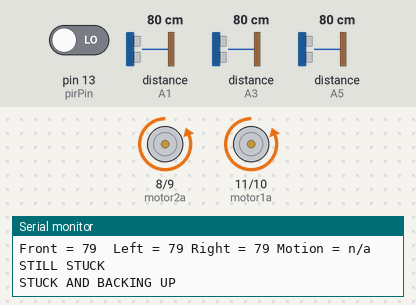
A sketch run on a simulated Arduino Uno, built with avr-gcc and run on an emulated ATmega328P. Shown: motor-driver pin pairs drawn as motors (green arrow = first pin HIGH = forward, orange = second pin HIGH = backward, longer = more drive), the last lines printed to the serial monitor. Wiring (inferred from the names in the program): 3 × ultrasonic range finder: trigger A0, echo A1 / trigger A2, echo A3 / trigger A4, echo A5. The test bench sets the inputs (shaded band); at power-on: distance to the obstacle (sensors on A1, A3, A5) 80 cm, pin 13 (pirPin) LOW. The echo pulse lasts 58.3 µs per cm; random numbers use the default seed unless the sketch sets one.

Above: at 10.2 s.
10.3 s: distance to the obstacle (sensor on A1) set to 18 cm
At 11.5 s:
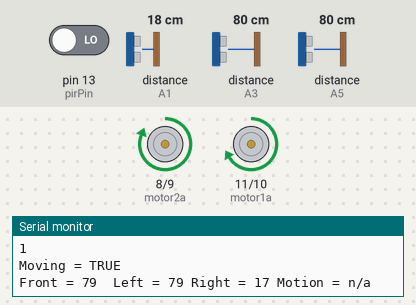
12.2 s: distance to the obstacle (sensor on A1) set to 15 cm
At 12.73 s:
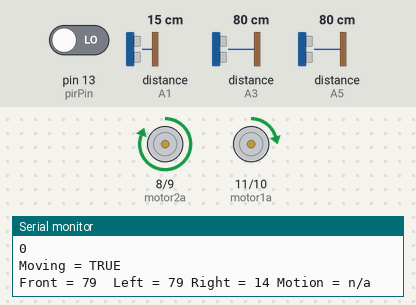
15.2 s: distance to the obstacle (sensor on A3) set to 70 cm
18.2 s: distance to the obstacle (sensor on A3) set to 62 cm
21.2 s: distance to the obstacle (sensor on A3) set to 2 cm
At 24.8 s:
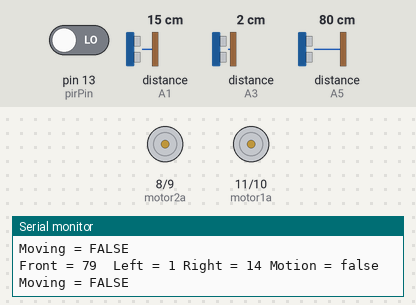
Timing chart, 0 to 26.3 s (numbered marks = the images above; inputs shaded):
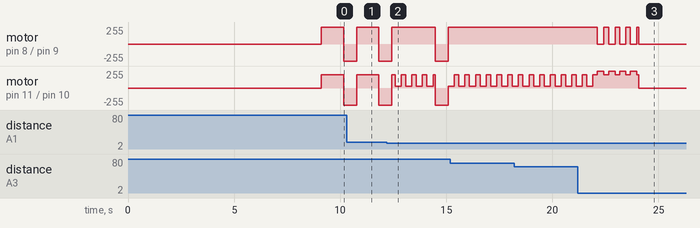

The sketch:

robo_move_v3.ino
```cpp
/*
 * Alarm Clock
 * Jason Bishop
 * 3042012
 *
 * v1.0
 *
 * Explain here
 *
 */

//includes
// motor ctrl
#include <Time.h>

const int motor1a = 11;
const int motor1b = 10;
const int motor2a = 8;
const int motor2b = 9;

// constants
const int moveTime = 15000;
const int stopper = 10000;
const int dangerZone = 15;
const int safeZone = 30;

const int pirPin = 13;    //the digital pin connected to the PIR sensor's output
const int pause = 2000;

const int echoPinFront = A5;
const int trigPinFront = A4;
const int echoPinLeft = A3;
const int trigPinLeft = A2;
const int echoPinRight = A1;
const int trigPinRight = A0;

const int maxRange = 300;  // max distance needed
const int minRange = 0;  // min distance needed


// variables
bool alarmOn = false;
bool moveNow = false;

bool lockLow = true;
bool takeLowTime;
unsigned long int beginTime, lowIn, stopTime;

long duration, distance; // used to calculate distance

int sensorReadings[4] = {-1, -1, -1, -1};
int previousReadings[2][4] = {{-1, -1, -1, -1}, {-1, -1, -1, -1}};

bool stuckCheck = false;
int stuckReadings[2][3];
int stuckCount = 0;


void setup() {
  //pin setup
  pinMode(pirPin, INPUT);
  digitalWrite(pirPin, LOW);

  pinMode(echoPinFront, INPUT);
  pinMode(trigPinFront, OUTPUT);
  pinMode(echoPinLeft, INPUT);
  pinMode(trigPinLeft, OUTPUT);
  pinMode(echoPinRight, INPUT);
  pinMode(trigPinRight, OUTPUT);

  pinMode(motor1a, OUTPUT);
  pinMode(motor1b, OUTPUT);
  pinMode(motor2a, OUTPUT);
  pinMode(motor2b, OUTPUT);

  Serial.begin(9600);
  Serial.print("On and waiting...");
  for(int i = 1; i < 9; i++) {
    Serial.print(".");
    delay(1000);
  }
  Serial.println("\nAlarm in one second...");
  delay(1000);
  Serial.println("ALARM!");
  alarmOn = true;
  moveNow = true;
  beginTime = millis();
//  stopTime = 0;
}

void loop() {
  Serial.println();

  // check move timing
  if (moveNow && millis() - beginTime >= moveTime) {
    moveNow = false;
    moveRobot('s', 500);
    stopTime = millis();
    for (int i = 0; i < 4; i++) {
      previousReadings[1][i] = -1;//previousReadings[0][i];
      previousReadings[0][i] = -1;//sensorReadings[i];
    }
    Serial.print("now = ");
    Serial.print(millis());
    Serial.print("  stopTime = ");
    Serial.print(stopTime);
    Serial.print("  beginTime = ");
    Serial.println(beginTime);
    //delay(2000);
  }

  if (alarmOn) {
    for (int i = 0; i < 4; i++) {
      previousReadings[1][i] = previousReadings[0][i];
      previousReadings[0][i] = sensorReadings[i];
    }
    if (moveNow) {

      readSensors(false);

      // if front detect
      if (sensorReadings[0] <= dangerZone && sensorReadings[0] >= 0
        && previousReadings[0][0] <= dangerZone && previousReadings[0][0] >= 0) {
        // stop

        moveRobot('s', 150);
        // check both sides similar
        if (sensorReadings[1] <= safeZone && sensorReadings[1] >= 0 &&
        sensorReadings[2] <= safeZone && sensorReadings[2] >= 0) {
          // check which side is closer
//          if (sensorReadings[1] < sensorReadings[2]) {
            moveRobot('b', 200);
            int randMove = random(0,2);
            Serial.print("Random # = ");
            Serial.println(randMove);
            if (randMove == 0) {
              moveRobot('l', 500);
            }
            else {
              moveRobot('r', 500);
            }
            moveRobot('f', 50);
          }
          // check left closer
          else if (sensorReadings[1] < sensorReadings[2] && sensorReadings[1] <= safeZone
            && sensorReadings[1] >= 0) {
            moveRobot('r', 150);
            moveRobot('f', 100);
          }
          // check right closer
          else if (sensorReadings[2] > sensorReadings[1] && sensorReadings[2] <= safeZone
            && sensorReadings[2] >= 0) {
            moveRobot('l', 150);
            moveRobot('f', 100);
          }
          // turn around?
          else {
//            Serial.println("AAAAAAAAAAAAAAAAAAAAAAAAAH!");
//            delay(5000);
            moveRobot('b', 200);
            int randMove = random(0,2);
            Serial.print("Random # = ");
            Serial.println(randMove);
            delay(1000);
            if (randMove == 0) {
              moveRobot('l', 500);
            }
            else {
              moveRobot('r', 500);
            }
          }
        }
//        else if (sensorReadings[1] <= safeZone && sensorReadings[1] >= 0) {
//          // turn right 90
//          moveRobot('r', 500);
//          moveRobot('f', 50);
//        }
//        else {
//          // turn left 90
//          moveRobot('l' , 500);
//          moveRobot('f', 50);
//        }
//      }

      // if left detect
      else if (sensorReadings[1] <= dangerZone && sensorReadings[1] >= 0
        && previousReadings[0][1] <= dangerZone && previousReadings[0][1] >= 0) {

        // turn right 5?
        moveRobot('l', 300 - sensorReadings[1]);
        moveRobot('f', 100);
        Serial.print("Turn ");
        Serial.println(300 - sensorReadings[1]);
      }

      // if right detect
      else if (sensorReadings[2] <= dangerZone && sensorReadings[2] >= 0
        && previousReadings[0][2] <= dangerZone && previousReadings[0][2] >= 0) {
        // turn left 5?

        moveRobot('r', 300 - sensorReadings[2]);
        moveRobot('f', 100);
        Serial.print("Turn ");
        Serial.println(300 - sensorReadings[2]);
      }

      // move forward
      else {
        // move forward
        moveRobot('f', 50);
      }

// check if stuck
if (!stuckCheck) {
  if (abs(sensorReadings[0] - previousReadings[0][0]) <= 5 && abs(previousReadings[0][0] - previousReadings[1][0]) <= 5
    && abs(sensorReadings[1] - previousReadings[0][1]) <= 5 && abs(previousReadings[0][1] - previousReadings[1][1]) <= 5
    && abs(sensorReadings[2] - previousReadings[0][2]) <= 5 && abs(previousReadings[0][2] - previousReadings[1][2]) <= 5) {
      Serial.println("STUCK");
      //delay(2000);
      stuckReadings[0][0] = (sensorReadings[0] + previousReadings[0][0] + previousReadings[1][0]) / 3;
      stuckReadings[0][1] = (sensorReadings[1] + previousReadings[0][1] + previousReadings[1][1]) / 3;
      stuckReadings[0][2] = (sensorReadings[2] + previousReadings[0][2] + previousReadings[1][2]) / 3;
      stuckCheck = true;
  }
}
else {
  if (stuckCount < 3) {
    ++stuckCount;
  }
  else {

//  if (abs(sensorReadings[0] - previousReadings[0][0]) <= 5 && abs(previousReadings[0][0] - previousReadings[1][0]) <= 5
//    && abs(sensorReadings[1] - previousReadings[0][1]) <= 5 && abs(previousReadings[0][1] - previousReadings[1][1]) <= 5
//    && abs(sensorReadings[2] - previousReadings[0][2]) <= 5 && abs(previousReadings[0][2] - previousReadings[1][2]) <= 5) {
      Serial.println("STILL STUCK");
      //delay(2000);
      stuckReadings[1][0] = (sensorReadings[0] + previousReadings[0][0] + previousReadings[1][0]) / 3;
      stuckReadings[1][1] = (sensorReadings[1] + previousReadings[0][1] + previousReadings[1][1]) / 3;
      stuckReadings[1][2] = (sensorReadings[2] + previousReadings[0][2] + previousReadings[1][2]) / 3;

      if (abs(stuckReadings[0][0] - stuckReadings[1][0]) <= 5
        && abs(stuckReadings[0][1] - stuckReadings[1][1]) <= 5
        && abs(stuckReadings[0][2] - stuckReadings[1][2]) <= 5) {
        Serial.println("STUCK AND BACKING UP");
        //delay(2000);
        moveRobot('b', 500);
      }
//  }
    stuckCheck = false;
    stuckCount = 0;
    Serial.println("STUCK RESULTS:");
    Serial.print("1st read = ");
    Serial.print(stuckReadings[0][0]);
    Serial.print(",  ");
    Serial.print(stuckReadings[0][1]);
    Serial.print(",  ");
    Serial.println(stuckReadings[0][2]);
    Serial.print("2nd read = ");
    Serial.print(stuckReadings[1][0]);
    Serial.print(",  ");
    Serial.print(stuckReadings[1][1]);
    Serial.print(",  ");
    Serial.println(stuckReadings[1][2]);
}
}
Serial.println(stuckCount);
//if (sensorReadings[1] >=0 && previousReadings[0][1] >= 0 && previousReadings[1][1] >=0 ||
//  sensorReadings[2] >=0 && previousReadings[0][2] >= 0 && previousReadings[1][2] >=0) {
//      if (sensorReadings[1] < dangerZone && sensorReadings[1] >=0 &&
//        (sensorReadings[1] + previousReadings[0][1] + previousReadings[1][1]) / 3 < dangerZone) {
//          moveRobot('b', 200);
//      }
//      else if (sensorReadings[2] < dangerZone && sensorReadings[2] >=0 &&
//        (sensorReadings[2] + previousReadings[0][2] + previousReadings[1][2]) / 3 < dangerZone) {
//          moveRobot('b', 200);
//      }
//}
    }
    else {
      moveRobot('s', 0);
      readSensors(true);

      // stop
      if (sensorReadings[3] == 1 && previousReadings[0][3] == 1 &&
        previousReadings[1][3] == 1) {
        moveNow = true;
        beginTime = millis();
        // move forward
        moveRobot('f', 50);
      }
      else if (sensorReadings[0] < previousReadings[0][0] - 5
        && abs(previousReadings[0][0] - previousReadings[1][0]) <= 10 && sensorReadings[0] >= 0) {
        Serial.println("FRONT DETECT");
        delay(1000);
        moveNow = true;
        beginTime = millis();
        // move back, turn around 180, move forward
        moveRobot('b', 1000);
        moveRobot('l', 500);
        moveRobot('f', 50);
      }
      else if (sensorReadings[1] < previousReadings[0][1] - 5 &&
        abs(previousReadings[0][1] - previousReadings[1][1]) <= 10 && sensorReadings[1] >= 0) {
        Serial.println("LEFT DETECT");
        delay(1000);
        moveNow = true;
        beginTime = millis();
        // turn right 90, move forward
        moveRobot('r', 500);
        moveRobot('f', 50);
      }
      else if (sensorReadings[2] < previousReadings[0][2] - 5 &&
        abs(previousReadings[0][2] - previousReadings[1][2]) <= 10 && sensorReadings[2] >= 0) {
        Serial.println("RIGHT DETECT");
        delay(1000);
        moveNow = true;
        beginTime = millis();
        // turn left 90, move forward
        moveRobot('l', 500);
        moveRobot('f', 50);
      }
      else {
//        for (int i = 0; i < 4; i++) {
//          previousReadings[1][i] = previousReadings[0][i];
//          previousReadings[0][i] = sensorReadings[i];
        ////////}
      }

      if (millis() - stopTime >= stopper) {
        moveNow = true;
        beginTime = millis();
        // move forward
        moveRobot('f', 50);
        Serial.print("stopTime = ");
        Serial.print(stopTime);
        Serial.print("  millis = ");
        Serial.print(millis());
        Serial.print("  stopper = ");
        Serial.print(stopper);
        Serial.print("  total = ");
        Serial.println(millis() - stopTime);
        Serial.println(moveNow);
        delay(1000);
      }
    }
    // if time fin
      // stop
      // start stop timer

    // if stop time fin


    // if stopped && movement
      // turn away
      // restart timer
      // move forward
  }
  else {
    moveRobot('s', 0);
  }

}

void readSensors(bool all) {
int reading[3][3], totalRead;

  // read front
  digitalWrite(trigPinFront, LOW);
  delayMicroseconds(2);

  digitalWrite(trigPinFront, HIGH);
  delayMicroseconds(10);

  digitalWrite(trigPinFront, LOW);
  duration = pulseIn(echoPinFront, HIGH);

  // Calculate the distance (in cm) based on the speed of sound.
  distance = duration / 58.2;


  if (distance >= maxRange || distance <= minRange) {
    sensorReadings[0] = -1;
  }
  else {
    sensorReadings[0] = distance;
  }

  delay(50);

  // read left
  digitalWrite(trigPinLeft, LOW);
  delayMicroseconds(2);

  digitalWrite(trigPinLeft, HIGH);
  delayMicroseconds(10);

  digitalWrite(trigPinLeft, LOW);
  duration = pulseIn(echoPinLeft, HIGH);


  // Calculate the distance (in cm) based on the speed of sound.
  distance = duration / 58.2;

  if (distance >= maxRange || distance <= minRange) {
    sensorReadings[1] = -1;
  }
  else {
    sensorReadings[1] = distance;
  }

  delay(50);

  // read right
  digitalWrite(trigPinRight, LOW);
  delayMicroseconds(2);

  digitalWrite(trigPinRight, HIGH);
  delayMicroseconds(10);

  digitalWrite(trigPinRight, LOW);
  duration = pulseIn(echoPinRight, HIGH);

  //Calculate the distance (in cm) based on the speed of sound.
  distance = duration / 58.2;


  if (distance >= maxRange || distance <= minRange) {
    sensorReadings[2] = -1;
  }
  else {
    sensorReadings[2] = distance;
  }

//  delay(50);


  // read motion detector
  sensorReadings[3] = -1;
  if (all) {
    if (digitalRead(pirPin) == HIGH) {
      sensorReadings[3] = 1;
      if (lockLow) {
        lockLow = false;
      }
      takeLowTime = true;
    }
    else {
      sensorReadings[3] = 0;

      if (takeLowTime) {
        lowIn = millis();
        takeLowTime = false;
      }

      if (!lockLow && millis() - lowIn > pause) {
        lockLow = true;
      }
    }
  }
  Serial.print("Moving = ");
  if (moveNow) {
    Serial.println("TRUE");
  }
  else {
    Serial.println("FALSE");
  }
  Serial.print("Front = ");
  Serial.print(sensorReadings[0]);
  Serial.print("  Left = ");
  Serial.print(sensorReadings[1]);
  Serial.print(" Right = ");
  Serial.print(sensorReadings[2]);
  Serial.print(" Motion = ");
  if (sensorReadings[3] == 1) {
    Serial.println("true");
  }
  else if (sensorReadings[3] == 0) {
    Serial.println("false");
  }
  else {
    Serial.println("n/a");
  }

} // end of function readSensors()

// moves the robot in the specified direction for the specified
// amount of time by controlling the motors
void moveRobot(char dir, int amt) {
  switch (dir) {
    case 's':  // stop
      digitalWrite(motor1a, LOW);
      digitalWrite(motor1b, LOW);
      digitalWrite(motor2a, LOW);
      digitalWrite(motor2b, LOW);
      delay(amt);
      break;
    case 'f':  // forward
//      digitalWrite(motor1a, HIGH);
        analogWrite(motor1a, 200);
      digitalWrite(motor1b, LOW);
      digitalWrite(motor2a, HIGH);
      digitalWrite(motor2b, LOW);
      delay(amt);
      break;
    case 'l':  // left
      digitalWrite(motor1a, HIGH);
      digitalWrite(motor1b, LOW);
//      digitalWrite(motor2a, LOW);
//      digitalWrite(motor2b, HIGH);
        analogWrite(motor2a,25);
        digitalWrite(motor2b,LOW);
      delay(amt);
      break;
    case 'r':  // right
//      digitalWrite(motor1a, LOW);
//      digitalWrite(motor1b, HIGH);
        analogWrite(motor1a, 25);
        digitalWrite(motor1b, LOW);
      digitalWrite(motor2a, HIGH);
      digitalWrite(motor2b, LOW);
      delay(amt);
      break;
    case 'b':  // backward
      digitalWrite(motor1b, HIGH);
      digitalWrite(motor1a, LOW);
      digitalWrite(motor2b, HIGH);
      digitalWrite(motor2a, LOW);
      delay(amt);
      break;
  }
} // end of function moveRobot(char, int)
```

Measured:
- the behaviour switches between 17 and 16 cm on distance to the obstacle (sensor on A1) (found by bisection; images 1 and 2)
